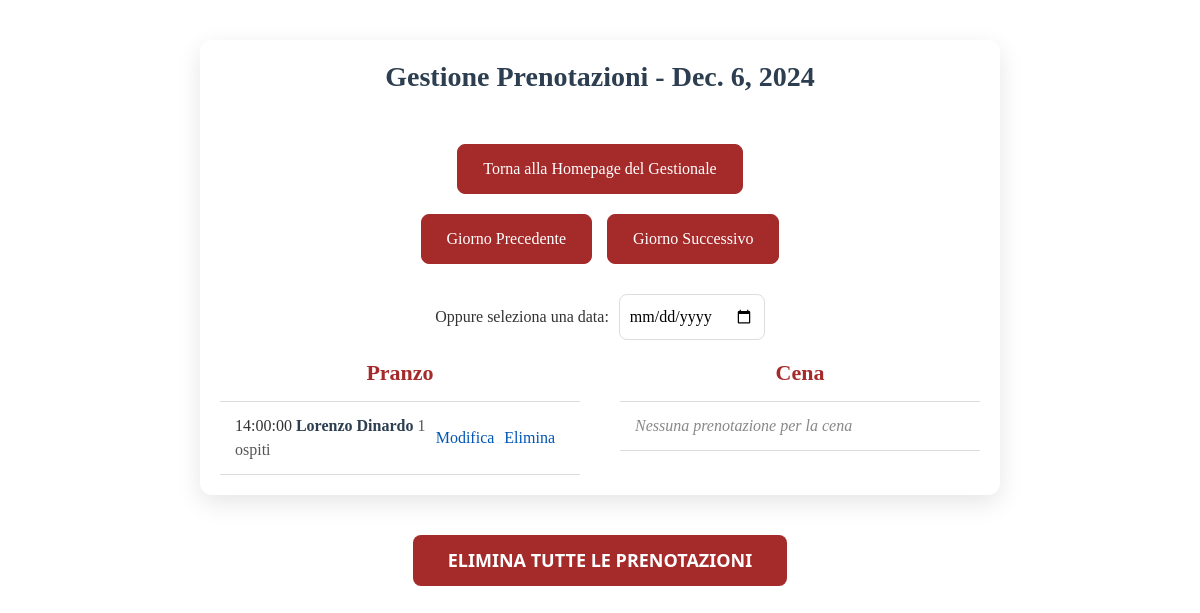
The page /gestionale/prenotazioni/?date=2024-12-06 (signed in) on the database its author committed.
### gestionale/models.py (models this page shows, shortened)
class Reservation(models.Model):
    first_name = models.CharField(max_length=100)
    last_name = models.CharField(max_length=100)
    phone_number = models.CharField(max_length=20)
    guests = models.IntegerField(default=1)
    reservation_date = models.DateField()
    reservation_time = models.CharField(max_length=10)  # Mantieni sempre il formato 'HH:MM'
    cookie_consent = models.BooleanField(default=False)
    profiling_consent = models.BooleanField(default=False)
    promotional_sms_consent = models.BooleanField(default=False)
    accept_all = models.BooleanField(default=False)

### gestionale/views.py (the view)
# urls.py: path('prenotazioni/', views.prenotazioni, name='prenotazioni'),
@login_required
def prenotazioni(request):
    selected_date_str = request.GET.get('date', timezone.now().date().isoformat())
    selected_date = datetime.strptime(selected_date_str, '%Y-%m-%d').date()
    reservations = Reservation.objects.filter(reservation_date=selected_date).order_by('reservation_time')
    lunch_reservations = reservations.filter(reservation_time__lt="15:00")
    dinner_reservations = reservations.filter(reservation_time__gte="15:00")
    prev_date = (selected_date - timedelta(days=1)).isoformat()
    next_date = (selected_date + timedelta(days=1)).isoformat()
    context = {
        'selected_date': selected_date,
        'lunch_reservations': lunch_reservations,
        'dinner_reservations': dinner_reservations,
        'prev_date': prev_date,
        'next_date': next_date,
    }
    return render(request, 'gestionale/prenotazioni.html', context)

### gestionale/templates/gestionale/prenotazioni.html (shortened to what this page needs)
{% extends "base.html" %}
{% load static %}
{% block css_files %}
    <link rel="stylesheet" href="{% static 'gestionale/prenotazioni.css' %}">
{% endblock %}
{% block content %}
<div class="reservation-container">
    <h2>Gestione Prenotazioni - {{ selected_date }}</h2>
    <div class="navigation-container">
        <a href="{% url 'gestionale:gestionale' %}" class="back-to-home">Torna alla Homepage del Gestionale</a>
        <div class="navigation">
            <a href="{% url 'gestionale:prenotazioni' %}?date={{ prev_date }}" class="nav-button">Giorno Precedente</a>
            <a href="{% url 'gestionale:prenotazioni' %}?date={{ next_date }}" class="nav-button">Giorno Successivo</a>
        </div>
        <form method="get" action="{% url 'gestionale:prenotazioni' %}" class="date-selector-form">
            <label for="date-selector">Oppure seleziona una data:</label>
            <input type="date" id="date-selector" name="date" value="{{ selected_date }}" onchange="this.form.submit()">
        </form>
    </div>
    <div class="reservation-list">
        <div class="meal-section">
            <h3>Pranzo</h3>
            <ul>
                {% for reservation in lunch_reservations %}
                    <li>
                        <a href="{% url 'gestionale:prenotazione_dettaglio' reservation.id %}">
                            <span class="time">{{ reservation.reservation_time }}</span>
                            <span class="name">{{ reservation.first_name }} {{ reservation.last_name }}</span>
                            <span class="guests">{{ reservation.guests }} ospiti</span>
                        </a>
                        <a href="{% url 'gestionale:modifica_prenotazione' reservation.id %}" class="edit-button">Modifica</a>
                        <a href="{% url 'gestionale:elimina_prenotazione' reservation.id %}" class="delete-button">Elimina</a>
                    </li>
                {% empty %}
                    <li class="no-reservation">Nessuna prenotazione per il pranzo</li>
                {% endfor %}
            </ul>
        </div>
        <div class="meal-section">
            <h3>Cena</h3>
            <ul>
                {% for reservation in dinner_reservations %}
                <li>
                    <a href="{% url 'gestionale:prenotazione_dettaglio' reservation.id %}">
                        <span class="time">{{ reservation.reservation_time }}</span>
                        <span class="name">{{ reservation.first_name }} {{ reservation.last_name }}</span>
                        <span class="guests">{{ reservation.guests }} ospiti</span>
                    </a>
                    <a href="{% url 'gestionale:modifica_prenotazione' reservation.id %}" class="edit-button">Modifica </a>
                    <a href="{% url 'gestionale:elimina_prenotazione' reservation.id %}" class="delete-button">Elimina</a>
                </li>
                {% empty %}
                    <li class="no-reservation">Nessuna prenotazione per la cena</li>
                {% endfor %}
            </ul>
        </div>
    </div>
</div>
<div class="button-container">
    <a href="{% url 'gestionale:elimina_tutte_prenotazioni' %}" class="btn btn-danger">
        Elimina Tutte le Prenotazioni
    </a>
</div>{% endblock %}

### static/gestionale/prenotazioni.css (style rules this page uses)
.reservation-container { font-family: 'Playfair Display', serif; max-width: 800px; margin: 40px auto; padding: 20px; background-color: #fff; border-radius: 12px; box-shadow: 0 8px 24px rgba(0, 0, 0, 0.1); color: #333; }
.reservation-container h2 { text-align: center; font-weight: 700; font-size: 28px; color: #2c3e50; margin-bottom: 30px; }
.navigation-container { display: flex; flex-direction: column; align-items: center; margin-bottom: 20px; }
.navigation { display: flex; gap: 15px; margin-bottom: 20px; }
.nav-button, .back-to-home { padding: 12px 25px; border: 1px solid #a52a2a; border-radius: 8px; background-color: #a52a2a; color: #fff; font-size: 16px; text-decoration: none; font-weight: 500; transition: all 0.3s ease; }
.back-to-home { margin-top: 20px; margin-bottom: 20px; }
.date-selector-form { display: flex; align-items: center; gap: 10px; margin-top: 10px; }
.date-selector-form label { font-weight: 500; font-size: 16px; }
.date-selector-form input[type="date"] { padding: 10px; border: 1px solid #ddd; border-radius: 8px; font-size: 16px; max-width: 180px; transition: border-color 0.3s ease; }
.reservation-list { display: flex; justify-content: space-between; gap: 40px; }
.meal-section { flex: 1; }
.meal-section h3 { font-weight: 600; font-size: 22px; color: #a52a2a; margin-bottom: 15px; text-align: center; }
.meal-section ul { list-style-type: none; padding: 0; margin: 0; border-top: 1px solid #ddd; }
.meal-section li { display: flex; justify-content: space-between; align-items: center; padding: 12px 15px; font-size: 16px; border-bottom: 1px solid #ddd; transition: background-color 0.3s ease; }
.meal-section li.no-reservation { text-align: center; color: #888; font-style: italic; }
.time { font-weight: 500; color: #333; }
.name { font-weight: 600; color: #2c3e50; }
.guests { font-weight: 400; color: #555; }
a { text-decoration: none; color: #0056b3; transition: color 0.3s ease; }
.button-container { display: flex; justify-content: center; margin: 20px 0; }
.btn-danger { padding: 12px 35px; font-size: 18px; font-weight: bold; color: white; background-color: #a52a2a; border: none; border-radius: 8px; cursor: pointer; text-transform: uppercase; text-align: center; transition: all 0.3s ease; }
.meal-section a { margin-right: 10px; color: #0056b3; text-decoration: none; transition: color 0.3s ease; }

### rows shown on the page
Reservation: reservation_date "Dec. 6, 2024", reservation_time "14:00:00", first_name "Lorenzo", last_name "Dinardo", guests "1"
